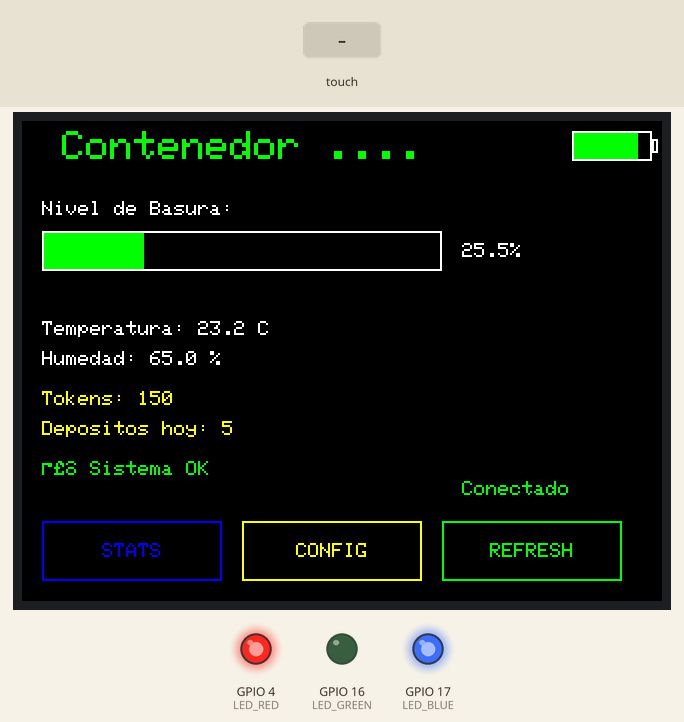
Bench run of a program on a simulated ESP32. Shown: 320×240 colour display, output pins drawn as LEDs (lit = HIGH). The test bench sets the inputs (shaded band). What the program prints to the serial monitor is not drawn.

Above: at 3.5 s.
3.6 s: touch panel pressed at 13 % / 90 % of its raw x / y range
At 5.1 s:
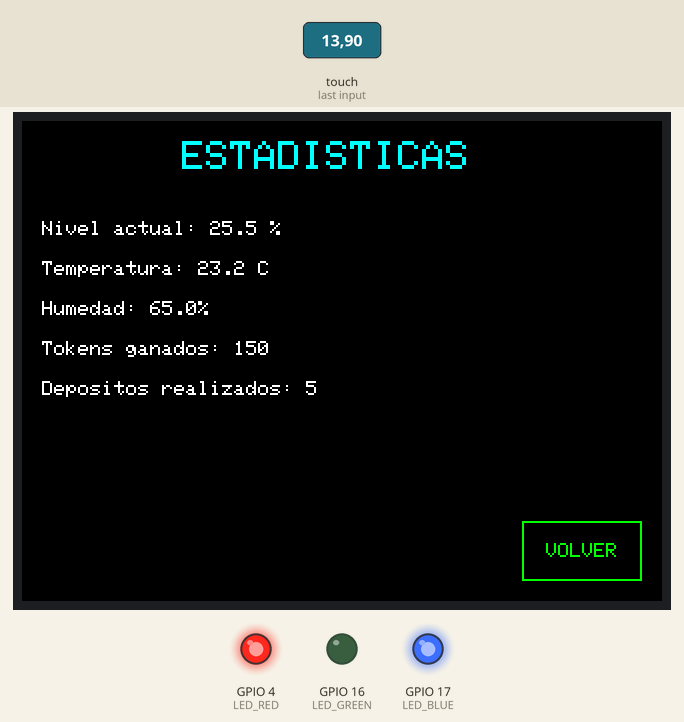
5.4 s: touch panel pressed at 87 % / 90 % of its raw x / y range
At 6.0 s:
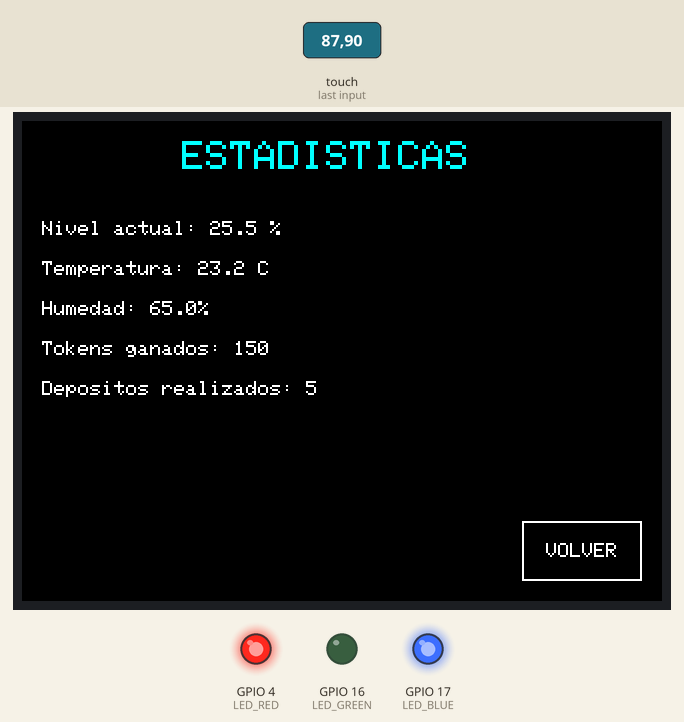
7.6 s: touch panel pressed at 38 % / 90 % of its raw x / y range
At 9.3 s:
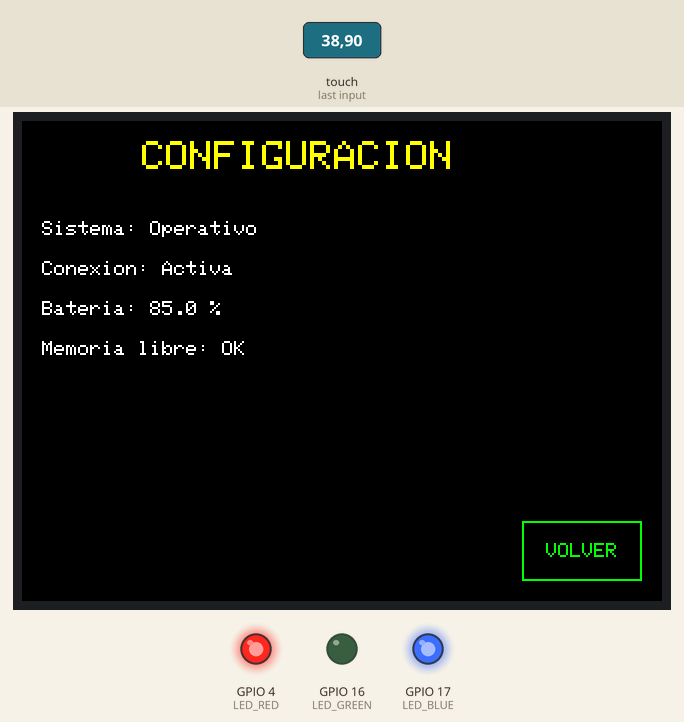
9.8 s: touch panel pressed at 87 % / 90 % of its raw x / y range
At 10.4 s:
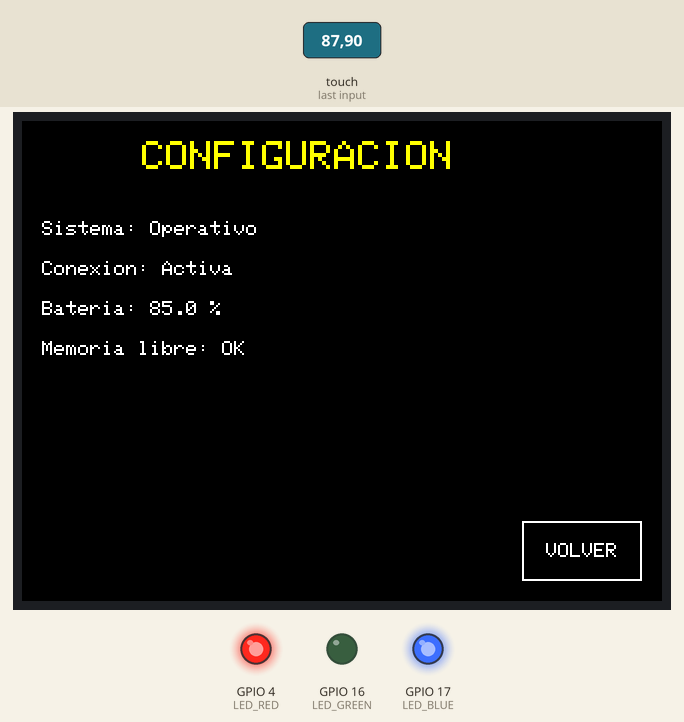
12.0 s: touch panel pressed at 13 % / 90 % of its raw x / y range
At 12.6 s:
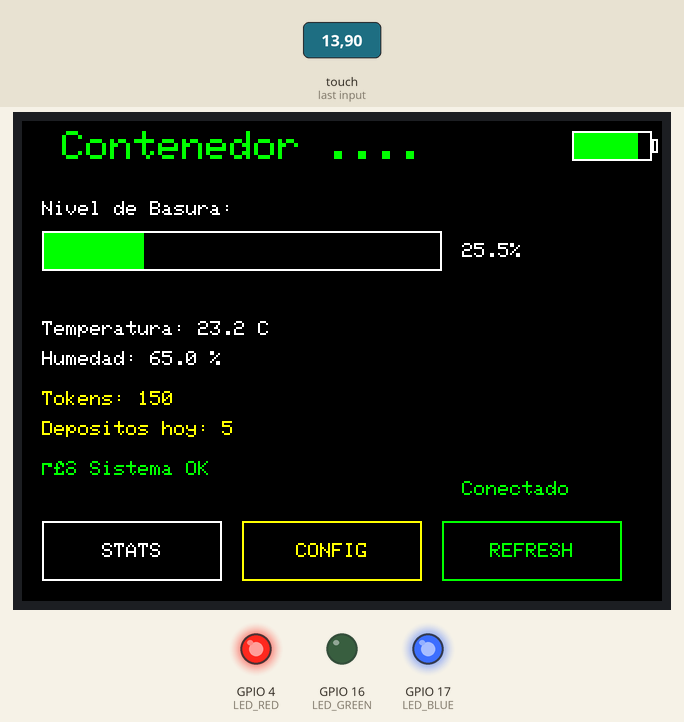
Timing chart, 0 to 15.0 s (numbered marks = the images above; inputs shaded):
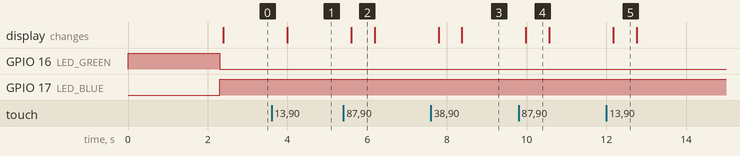

Measured:
- after the input at 3.6 s, the display: changes after 0.39 s (image 1)
- after the input at 5.4 s, the display: changes after 0.19 s (image 2)
- after the input at 7.6 s, the display: first changes after 0.19 s (image 3 shows a later state)
- after the input at 9.8 s, the display: changes after 0.18 s (image 4)
- after the input at 12.0 s, the display: changes after 0.17 s (image 5)
- what the display in image 2 shows lasts 0.6 s, from 5.6 s to 6.2 s

The program:

main.cpp
```cpp
#include <WiFi.h>
#include <ArduinoJson.h>
#include <TFT_eSPI.h>
#include <XPT2046_Bitbang.h>

#define XPT2046_IRQ 36
#define XPT2046_MOSI 32
#define XPT2046_MISO 39
#define XPT2046_CLK 25
#define XPT2046_CS 33

TFT_eSPI tft = TFT_eSPI();
XPT2046_Bitbang ts(XPT2046_MOSI, XPT2046_MISO, XPT2046_CLK, XPT2046_CS);

#define PIN_TX 1
#define PIN_RX 3

#define LED_RED   4
#define LED_GREEN 16
#define LED_BLUE  17

#define BLACK   0x0000
#define WHITE   0xFFFF
#define GREEN   0x07E0
#define YELLOW  0xFFE0
#define RED     0xF800
#define BLUE    0x001F
#define CYAN    0x07FF

struct SensorData {
  float trashLevel = 0;
  float temperature = 0;
  float humidity = 0;
  bool flameDetected = false;
  float batteryLevel = 100;
  int userTokens = 0;
  int dailyDeposits = 0;
  bool connected = false;
};

struct Button {
  int x, y, w, h;
  String label;
  uint16_t color;
  bool pressed;
  bool justPressed;
  bool justReleased;
};

SensorData data;
String inputBuffer = "";
unsigned long lastUpdate = 0;
unsigned long lastBlink = 0;
unsigned long lastTouch = 0;
bool blinkState = false;
bool needsRedraw = true;
bool touchPressed = false;
bool lastTouchState = false;

// Botones
Button buttons[3] = {
  {10, 200, 90, 30, "STATS", BLUE, false, false, false},
  {110, 200, 90, 30, "CONFIG", YELLOW, false, false, false},
  {210, 200, 90, 30, "REFRESH", GREEN, false, false, false}
};

Button backButton = {250, 200, 60, 30, "VOLVER", GREEN, false, false, false};

int currentScreen = 0; // 0=Main, 1=Stats, 2=Config

// Funciones
void readSerial();
void parseData(String jsonData);
void sendCommand(String command);
void handleTouch();
void updateDisplay();
void updateLEDs();
void setLED(int r, int g, int b);
bool isPointInButton(int x, int y, Button &btn);

void showStartup();
void showMainScreen();
void showStatsScreen();
void showConfigScreen();

void drawBattery();
void drawTrashLevel();
void drawAlerts();
void drawButtons();
void drawButton(Button &btn);

void setup() {
  Serial.begin(115200);
  Serial2.begin(115200, SERIAL_8N1, PIN_RX, PIN_TX);

  pinMode(LED_RED, OUTPUT);
  pinMode(LED_GREEN, OUTPUT);
  pinMode(LED_BLUE, OUTPUT);
  setLED(0, 0, 1);

  tft.init();
  tft.setRotation(1);
  tft.fillScreen(BLACK);
  ts.begin();

  for (int i = 0; i < 3; i++) {
    buttons[i].pressed = false;
    buttons[i].justPressed = false;
    buttons[i].justReleased = false;
  }
  backButton.pressed = false;
  backButton.justPressed = false;
  backButton.justReleased = false;

  showStartup();
  delay(2000);

  // Datos de prueba
  data.trashLevel = 25.5;
  data.temperature = 23.2;
  data.humidity = 65.0;
  data.batteryLevel = 85.0;
  data.userTokens = 150;
  data.dailyDeposits = 5;
  data.connected = true;

  Serial.println("Sistema iniciado");
}

void loop() {
  readSerial();
  handleTouch();
  updateLEDs();

  if (millis() - lastUpdate > 500) {
    updateDisplay();
    lastUpdate = millis();
  }

  if (millis() - lastBlink > 1000) {
    blinkState = !blinkState;
    lastBlink = millis();
    if (data.flameDetected) needsRedraw = true;
  }

  delay(50);
}

void readSerial() {
  while (Serial.available()) {
    char c = Serial.read();
    if (c == '\n') {
      if (inputBuffer.length() > 0) {
        parseData(inputBuffer);
        inputBuffer = "";
      }
    } else {
      inputBuffer += c;
    }
  }

  // Leer desde UART
  if (Serial2.available()) {
    String message = Serial2.readStringUntil('\n');
    if (message.length() > 0) {
      parseData(message);
    }
  }
}

void parseData(String jsonData) {
  JsonDocument doc;
  DeserializationError error = deserializeJson(doc, jsonData);

  if (error) {
    Serial.println("Error JSON: " + String(error.c_str()));
    return;
  }

  data.trashLevel = doc["trashLevel"] | data.trashLevel;
  data.temperature = doc["temperature"] | data.temperature;
  data.humidity = doc["humidity"] | data.humidity;
  data.flameDetected = doc["flameDetected"] | data.flameDetected;
  data.batteryLevel = doc["batteryLevel"] | data.batteryLevel;
  data.userTokens = doc["userTokens"] | data.userTokens;
  data.dailyDeposits = doc["dailyDeposits"] | data.dailyDeposits;
  data.connected = true;

  needsRedraw = true;
  Serial.println("Datos actualizados");
}

void sendCommand(String command) {
  JsonDocument doc;
  doc["command"] = command;
  doc["timestamp"] = millis();

  String output;
  serializeJson(doc, output);
  Serial2.println(output);
  Serial.println("Enviado: " + output);
}

void handleTouch() {
  TouchPoint p = ts.getTouch();

  touchPressed = (p.zRaw > 0);

  bool touchJustPressed = touchPressed && !lastTouchState;
  bool touchJustReleased = !touchPressed && lastTouchState;

  if (touchJustPressed) {
    Serial.printf("Touch detectado en: x=%d, y=%d\n", p.x, p.y);

    if (currentScreen == 0) {
      for (int i = 0; i < 3; i++) {
        if (isPointInButton(p.x, p.y, buttons[i])) {
          buttons[i].pressed = true;
          buttons[i].justPressed = true;
          needsRedraw = true;
          Serial.printf("Botón %d presionado\n", i);
          break;
        }
      }
    } else {
      // Pantallas secundarias - revisar botón de retorno
      if (isPointInButton(p.x, p.y, backButton)) {
        backButton.pressed = true;
        backButton.justPressed = true;
        needsRedraw = true;
        Serial.println("Botón volver presionado");
      }
    }
  }

  if (touchJustReleased) {
    Serial.println("Touch liberado");

    if (currentScreen == 0) {
      // Liberación de botones principales
      for (int i = 0; i < 3; i++) {
        if (buttons[i].pressed) {
          buttons[i].pressed = false;
          buttons[i].justReleased = true;

          switch (i) {
            case 0:
              currentScreen = 1;
              Serial.println("Cambiando a pantalla Stats");
              break;
            case 1:
              currentScreen = 2;
              Serial.println("Cambiando a pantalla Config");
              break;
            case 2:
              sendCommand("refresh");
              Serial.println("Enviando comando refresh");
              break;
          }
          needsRedraw = true;
          break;
        }
      }
    } else {
      // Liberación del botón de retorno
      if (backButton.pressed) {
        backButton.pressed = false;
        backButton.justReleased = true;
        currentScreen = 0;
        needsRedraw = true;
        Serial.println("Regresando a pantalla principal");
      }
    }
  }

  lastTouchState = touchPressed;
  for (int i = 0; i < 3; i++) {
    buttons[i].justPressed = false;
    buttons[i].justReleased = false;
  }
  backButton.justPressed = false;
  backButton.justReleased = false;
}

bool isPointInButton(int x, int y, Button &btn) {
  return (x >= btn.x && x <= btn.x + btn.w &&
          y >= btn.y && y <= btn.y + btn.h);
}

void updateDisplay() {
  if (!needsRedraw) return;

  switch (currentScreen) {
    case 0: showMainScreen(); break;
    case 1: showStatsScreen(); break;
    case 2: showConfigScreen(); break;
  }

  needsRedraw = false;
}

void showStartup() {
  tft.fillScreen(BLACK);
  tft.setTextColor(GREEN);
  tft.setTextSize(3);
  tft.drawString("EcoSmart", 80, 60);
  tft.setTextColor(WHITE);
  tft.setTextSize(2);
  tft.drawString("Container", 100, 100);
  tft.setTextSize(1);
  tft.drawString("Iniciando...", 120, 140);
}

void showMainScreen() {
  tft.fillScreen(BLACK);
  tft.setTextColor(GREEN);
  tft.setTextSize(2);
  tft.drawString("Contenedor ....", 20, 5);
  drawBattery();
  drawTrashLevel();
  tft.setTextColor(WHITE);
  tft.setTextSize(1);
  tft.drawString("Temperatura: " + String(data.temperature, 1) + " C", 10, 100);
  tft.drawString("Humedad: " + String(data.humidity, 1) + " %", 10, 115);
  tft.setTextColor(YELLOW);
  tft.drawString("Tokens: " + String(data.userTokens), 10, 135);
  tft.drawString("Depositos hoy: " + String(data.dailyDeposits), 10, 150);
  drawAlerts();

  tft.setTextColor(data.connected ? GREEN : RED);
  tft.drawString(data.connected ? "Conectado" : "Desconectado", 220, 180);
  drawButtons();
}

void showStatsScreen() {
  tft.fillScreen(BLACK);
  tft.setTextColor(CYAN);
  tft.setTextSize(2);
  tft.drawString("ESTADISTICAS", 80, 10);
  tft.setTextColor(WHITE);
  tft.setTextSize(1);
  int y = 50;
  tft.drawString("Nivel actual: " + String(data.trashLevel, 1) + " %", 10, y);
  y += 20;
  tft.drawString("Temperatura: " + String(data.temperature, 1) + " C", 10, y);
  y += 20;
  tft.drawString("Humedad: " + String(data.humidity, 1) + "%", 10, y);
  y += 20;
  tft.drawString("Tokens ganados: " + String(data.userTokens), 10, y);
  y += 20;
  tft.drawString("Depositos realizados: " + String(data.dailyDeposits), 10, y);

  drawButton(backButton);
}

void showConfigScreen() {
  tft.fillScreen(BLACK);

  tft.setTextColor(YELLOW);
  tft.setTextSize(2);
  tft.drawString("CONFIGURACION", 60, 10);

  tft.setTextColor(WHITE);
  tft.setTextSize(1);

  int y = 50;
  tft.drawString("Sistema: Operativo", 10, y);
  y += 20;
  tft.drawString("Conexion: " + String(data.connected ? "Activa" : "Inactiva"), 10, y);
  y += 20;
  tft.drawString("Bateria: " + String(data.batteryLevel, 1) + " %", 10, y);
  y += 20;
  tft.drawString("Memoria libre: OK", 10, y);

  drawButton(backButton);
}

void drawBattery() {
  int x = 275, y = 5;
  tft.drawRect(x, y, 40, 15, WHITE);
  tft.drawRect(x + 40, y + 4, 3, 7, WHITE);

  int fill = (data.batteryLevel / 100.0) * 38;
  uint16_t color = data.batteryLevel > 30 ? GREEN :
                   data.batteryLevel > 15 ? YELLOW : RED;
  tft.fillRect(x + 1, y + 1, fill, 13, color);
}

void drawTrashLevel() {
  tft.setTextColor(WHITE);
  tft.setTextSize(1);
  tft.drawString("Nivel de Basura:", 10, 40);

  // Barra de progreso
  int barX = 10, barY = 55, barW = 200, barH = 20;
  tft.drawRect(barX, barY, barW, barH, WHITE);

  int fill = (data.trashLevel / 100.0) * (barW - 2);
  uint16_t color = data.trashLevel > 80 ? RED :
                   data.trashLevel > 60 ? YELLOW : GREEN;
  tft.fillRect(barX + 1, barY + 1, fill, barH - 2, color);

  // Porcentaje
  tft.setTextColor(WHITE);
  tft.drawString(String(data.trashLevel, 1) + "%", barX + barW + 10, barY + 6);
}

void drawAlerts() {
  int y = 170;

  if (data.flameDetected && blinkState) {
    tft.setTextColor(RED);
    tft.setTextSize(1);
    tft.drawString("⚠ FUEGO DETECTADO!", 10, y);
  } else if (data.trashLevel > 85) {
    tft.setTextColor(RED);
    tft.setTextSize(1);
    tft.drawString("⚠ Contenedor lleno", 10, y);
  } else {
    tft.setTextColor(GREEN);
    tft.setTextSize(1);
    tft.drawString("✓ Sistema OK", 10, y);
  }
}

void drawButtons() {
  for (int i = 0; i < 3; i++) {
    drawButton(buttons[i]);
  }
}

void drawButton(Button &btn) {
  uint16_t color = btn.pressed ? WHITE : btn.color;

  tft.drawRect(btn.x, btn.y, btn.w, btn.h, color);
  tft.setTextColor(color);
  tft.setTextSize(1);

  int textX = btn.x + (btn.w - btn.label.length() * 6) / 2;
  int textY = btn.y + (btn.h - 8) / 2;
  tft.drawString(btn.label, textX, textY);
}

void setLED(int r, int g, int b) {
  digitalWrite(LED_RED, r ? LOW : HIGH);
  digitalWrite(LED_GREEN, g ? LOW : HIGH);
  digitalWrite(LED_BLUE, b ? LOW : HIGH);
}

void updateLEDs() {
  if (data.flameDetected) {
    setLED(blinkState ? 1 : 0, 0, 0); // Rojo parpadeante
  } else if (data.trashLevel > 85) {
    setLED(1, 0, 0); // Rojo fijo
  } else if (data.connected) {
    setLED(0, 1, 0); // Verde
  } else {
    setLED(0, 0, 1); // Azul
  }
}
```
